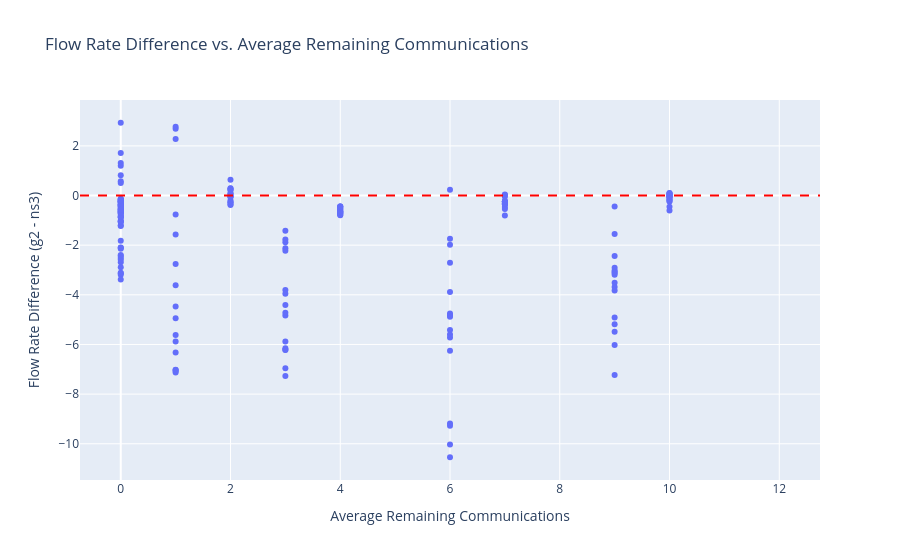
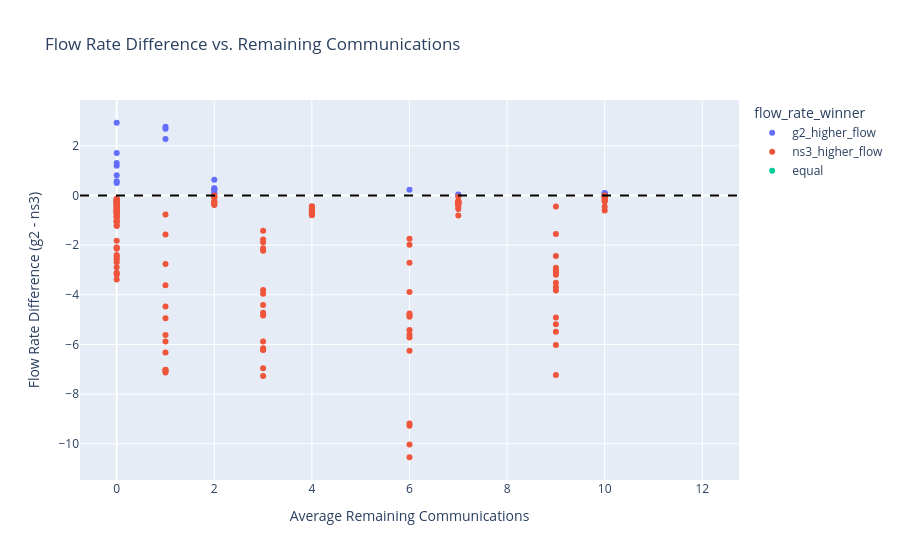

Notebook source saved alongside these figures, in order:
### Code cell
## Flow Rate vs. Remaining Communications
# Calculate the difference in flow rate
df['flow_rate_diff'] = df['flow_rate_g2'] - df['flow_rate_ns3']

# Create a scatter plot to show the correlation
fig = px.scatter(df, 
                 x='avg_remaining_comms', 
                 y='flow_rate_diff', 
                 hover_data=['node_name', 'sys_id'],
                 title='Flow Rate Difference vs. Average Remaining Communications',
                 labels={'avg_remaining_comms': 'Average Remaining Communications', 'flow_rate_diff': 'Flow Rate Difference (g2 - ns3)'})

# Add a horizontal line at y=0 to show where flow rate is equal
fig.add_hline(y=0, line=dict(color='red', dash='dash'))

fig.show()

# Color the points based on which simulator had a higher flow rate.
df['flow_rate_winner'] = df['flow_rate_diff'].apply(lambda x: 'g2_higher_flow' if x > 0 else ('ns3_higher_flow' if x < 0 else 'equal'))

fig = px.scatter(df, 
                 x='avg_remaining_comms', 
                 y='flow_rate_diff', 
                 color='flow_rate_winner',
                 hover_data=['node_name', 'sys_id'],
                 title='Flow Rate Difference vs. Remaining Communications',
                 labels={'avg_remaining_comms': 'Average Remaining Communications', 'flow_rate_diff': 'Flow Rate Difference (g2 - ns3)'})

fig.add_hline(y=0, line=dict(color='black', dash='dash'))

fig.show()

### Figure 1 — Plotly figure (JSON) as saved in the notebook; plotly's stock layout.template omitted (floating-point values rounded to 4 significant figures; data arrays with more than 128 entries replaced by an {"elided": "..."} marker saying what was removed)
{"data": [{"customdata": {"elided": "880x2 mixed values"}, "hovertemplate": "Average Remaining Communications=%{x}<br>Flow Rate Difference (g2 - ns3)=%{y}<br>node_name=%{customdata[0]}<br>sys_id=%{customdata[1]}<extra></extra>", "legendgroup": "", "marker": {"color": "#636efa", "symbol": "circle"}, "mode": "markers", "name": "", "orientation": "v", "showlegend": false, "type": "scatter", "x": {"elided": "880 float values"}, "xaxis": "x", "y": {"elided": "880 float values"}, "yaxis": "y"}], "layout": {"legend": {"tracegroupgap": 0}, "shapes": [{"line": {"color": "red", "dash": "dash"}, "type": "line", "x0": 0, "x1": 1, "xref": "x domain", "y0": 0, "y1": 0, "yref": "y"}], "title": {"text": "Flow Rate Difference vs. Average Remaining Communications"}, "xaxis": {"anchor": "y", "domain": [0, 1], "title": {"text": "Average Remaining Communications"}}, "yaxis": {"anchor": "x", "domain": [0, 1], "title": {"text": "Flow Rate Difference (g2 - ns3)"}}}}

### Figure 2 — Plotly figure (JSON) as saved in the notebook; plotly's stock layout.template omitted (floating-point values rounded to 4 significant figures; data arrays with more than 128 entries replaced by an {"elided": "..."} marker saying what was removed)
{"data": [{"customdata": [["mb0.transformer.0.mha.qkv@0_X1COMM", 0], ["mb0.transformer.0.mha.dx@0_X1COMM", 0], ["mb0.transformer.0.mha.qkv@0_X1COMM", 3], ["out_emb.w@1_X2_COMM", 3], ["mb0.transformer.0.mha.qkv@0_X1COMM", 4], ["out_emb.w@1_X2_COMM", 4], ["mb0.transformer.0.mha.do1@0_X1COMM", 4], ["mb0.transformer.0.mha.do1@0_X1COMM", 5], ["mb0.transformer.0.mha.do1@0_X1COMM", 6], ["out_emb.w@1_X2_COMM", 7], ["mb0.transformer.0.mha.do1@0_X1COMM", 7], ["mb0.transformer.0.ffn.x00@0_X1COMM", 8], ["mb0.transformer.0.ffn.xdown@0_X1COMM", 8], ["out_emb.w@1_X2_COMM", 8], ["mb0.transformer.0.mha.do1@0_X1COMM", 8], ["mb0.transformer.0.mha.do1@0_X1COMM", 9], ["mb0.transformer.0.mha.dwqkv@0_X2_COMM", 10], ["mb0.transformer.0.ffn.x00@0_X1COMM", 10], ["out_emb.w@1_X2_COMM", 10], ["out_emb.w@1_X2_COMM", 11], ["mb0.transformer.0.mha.do1@0_X1COMM", 11], ["mb0.transformer.0.mha.qkv@0_X1COMM", 14], ["mb0.transformer.0.mha.dx@0_X1COMM", 14], ["mb0.transformer.0.mha.dx@0_X1COMM", 15]], "hovertemplate": "flow_rate_winner=g2_higher_flow<br>Average Remaining Communications=%{x}<br>Flow Rate Difference (g2 - ns3)=%{y}<br>node_name=%{customdata[0]}<br>sys_id=%{customdata[1]}<extra></extra>", "legendgroup": "g2_higher_flow", "marker": {"color": "#636efa", "symbol": "circle"}, "mode": "markers", "name": "g2_higher_flow", "orientation": "v", "showlegend": true, "type": "scatter", "x": [10.0, 1.0, 10.0, 0.0, 10.0, 0.0, 2.0, 2.0, 2.0, 0.0, 2.0, 7.0, 6.0, 0.0, 2.0, 2.0, 0.0, 7.0, 0.0, 0.0, 2.0, 10.0, 1.0, 1.0], "xaxis": "x", "y": [0.04701, 2.695, 0.08921, 0.5729, 0.1002, 1.311, 0.09195, 0.2964, 0.6402, 0.8152, 0.2823, 0.04111, 0.2324, 1.714, 0.2214, 0.223, 0.5011, 0.02013, 1.199, 2.932, 0.06689, 0.07013, 2.767, 2.275], "yaxis": "y"}, {"customdata": {"elided": "168x2 mixed values"}, "hovertemplate": "flow_rate_winner=ns3_higher_flow<br>Average Remaining Communications=%{x}<br>Flow Rate Difference (g2 - ns3)=%{y}<br>node_name=%{customdata[0]}<br>sys_id=%{customdata[1]}<extra></extra>", "legendgroup": "ns3_higher_flow", "marker": {"color": "#EF553B", "symbol": "circle"}, "mode": "markers", "name": "ns3_higher_flow", "orientation": "v", "showlegend": true, "type": "scatter", "x": {"elided": "168 float values"}, "xaxis": "x", "y": {"elided": "168 float values"}, "yaxis": "y"}, {"customdata": {"elided": "688x2 mixed values"}, "hovertemplate": "flow_rate_winner=equal<br>Average Remaining Communications=%{x}<br>Flow Rate Difference (g2 - ns3)=%{y}<br>node_name=%{customdata[0]}<br>sys_id=%{customdata[1]}<extra></extra>", "legendgroup": "equal", "marker": {"color": "#00cc96", "symbol": "circle"}, "mode": "markers", "name": "equal", "orientation": "v", "showlegend": true, "type": "scatter", "x": {"elided": "688 float values"}, "xaxis": "x", "y": {"elided": "688 float values"}, "yaxis": "y"}], "layout": {"legend": {"title": {"text": "flow_rate_winner"}, "tracegroupgap": 0}, "shapes": [{"line": {"color": "black", "dash": "dash"}, "type": "line", "x0": 0, "x1": 1, "xref": "x domain", "y0": 0, "y1": 0, "yref": "y"}], "title": {"text": "Flow Rate Difference vs. Remaining Communications"}, "xaxis": {"anchor": "y", "domain": [0, 1], "title": {"text": "Average Remaining Communications"}}, "yaxis": {"anchor": "x", "domain": [0, 1], "title": {"text": "Flow Rate Difference (g2 - ns3)"}}}}
